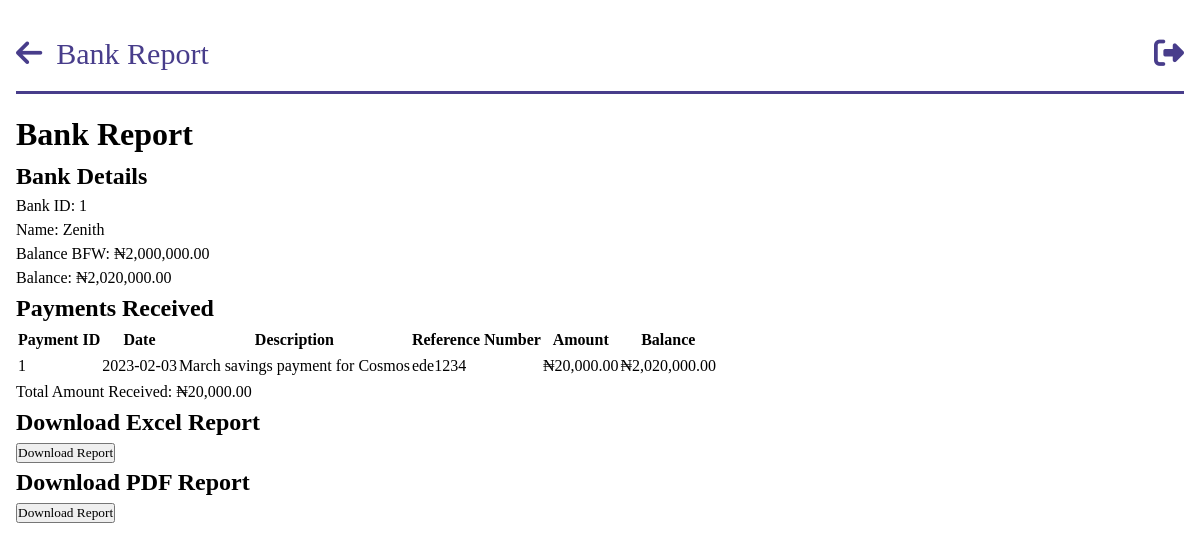
/bank_report/1 (signed in), run on an earlier commit of the app's database.
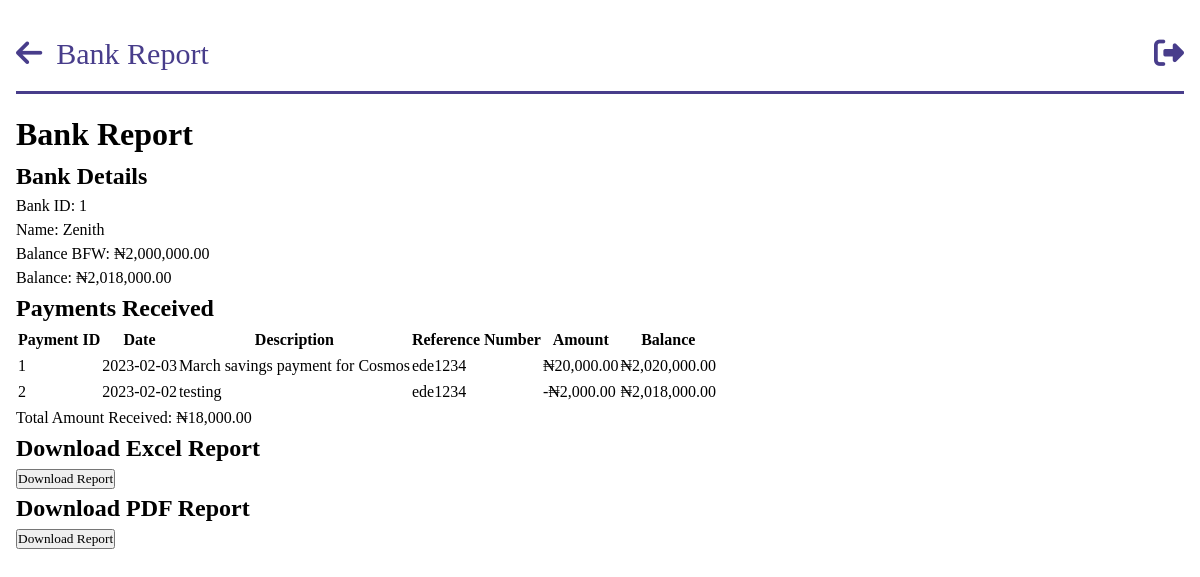
And on a later commit of the database.
### models.py (models this page shows, shortened)
class Bank(db.Model):
    __tablename__ = 'banks'
    id = db.Column(db.Integer, primary_key=True)
    name = db.Column(db.String, nullable=False,unique=True)
    balance_bfd = db.Column(db.Float, default=0.0)
    new_balance = db.Column(db.Float, default=0.0)
    payments = db.relationship('BankPayment', backref='bank')

class BankPayment(db.Model):
    __tablename__ = 'bank_payments'
    id = db.Column(db.Integer, primary_key=True)
    amount = db.Column(db.Float, nullable=False)
    exact_date = db.Column(db.DateTime, nullable=False, default=datetime.utcnow)
    date = db.Column(db.Date, nullable=False)
    person_id = db.Column(db.Integer, db.ForeignKey('persons.id'), nullable=True, index=True)
    company_id = db.Column(db.Integer, db.ForeignKey('companies.id'), nullable=True, index=True)
    description = db.Column(db.String, nullable=True)
    ref_no = db.Column(db.String)
    bank_balance = db.Column(db.Float, nullable=True)
    bank_id = db.Column(db.Integer, db.ForeignKey('banks.id'), nullable=True, index=True)

### app.py (the view)
@app.route('/bank_report/<bank_id>')
@login_required
@role_required(['Admin','Secretary','Sub-Admin'])
def individual_bank_report(bank_id):
    bank = query.get_bank(bank_id)
    payments = bank.payments
    total_amount = sum(payment.amount for payment in payments)
    return render_template('query/bank_report.html', bank=bank, payments=payments, total_amount=total_amount)

### app.py (called while the page is built)
@login_manager.user_loader
def load_user(person_id):
    return Person.query.get(person_id)

def role_required(roles_required):
    def decorator(view_func):
        @wraps(view_func)
        def wrapper(*args, **kwargs):
            if not current_user.is_authenticated:
                flash("You must be logged in to access this page.", "danger")
                return redirect(url_for("login"))
            user_role = current_user.role
            if user_role.name not in roles_required:
                flash("You don't have the required role to access this page.", "danger")
                return redirect(url_for("dashboard"))  # Change this to your desired redirect
            return view_func(*args, **kwargs)
        return wrapper
    return decorator

@app.before_request
def before_request():
  g.user = current_user

@app.template_filter('currency')
@login_required
def currency(value):
    modified_value = format_currency(value)  # Modify the value as needed
    return modified_value

### queries.py (called while the page is built)
    def get_bank(self,bank_id):
        bank = Bank.query.get(bank_id)
        return bank

### templates/query/bank_report.html (shortened to what this page needs)
{%extends 'base.html' %}
{% block header%}
Bank Report
{% endblock  %}
{% block anchor%}
<a href="{{ url_for('get_persons') }}" id='arrow'><i class="fa-solid fa-arrow-left"></i></a>
{% endblock  %}
{%block content%}
    <h1>Bank Report</h1>
    <h2>Bank Details</h2>
    <p>Bank ID: {{ bank.id }}</p>
    <p>Name: {{ bank.name }}</p>
    <p>Balance BFW: {{ bank.balance_bfd | currency}}</p>
    <p>Balance: {{ bank.new_balance | currency}}</p>
    <h2>Payments Received</h2>
    <table>
        <thead>
            <tr>
                <th>Payment ID</th>
                <th>Date</th>
                <th>Description</th>
                <th>Reference Number</th>
                <th>Amount</th>
                <th>Balance</th>
            </tr>
        </thead>
        <tbody>
            {% for payment in payments %}
            <tr>
                <td>{{ payment.id }}</td>
                <td>{{ payment.date }}</td>
                <td>{{ payment.description}}</td>
                <td>{{ payment.ref_no}}</td>
                <td>{{ payment.amount | currency }}</td>
                <td>{{ payment.bank_balance | currency}}</td>
            </tr>
            {% endfor %}
        </tbody>
    </table>
    <p>Total Amount Received: {{ total_amount | currency }}</p>
    <h2>Download Excel Report</h2>
    <button id="downloadExcelButton">Download Report</button>
    <h2>Download PDF Report</h2>
    <button id="downloadPdfButton">Download Report</button>
</body>
{%endblock%}

What changed in the data, as far as the page shows it:
changed Bank "Zenith": new_balance "₦2,020,000.00" → "₦2,018,000.00"
added BankPayment: id "2", date "2023-02-02", description "testing", ref_no "ede1234", amount "-₦2,000.00", bank_balance "₦2,018,000.00"
Also different on the page:
{{ total_amount | currency }}: "₦20,000.00" → "₦18,000.00"
